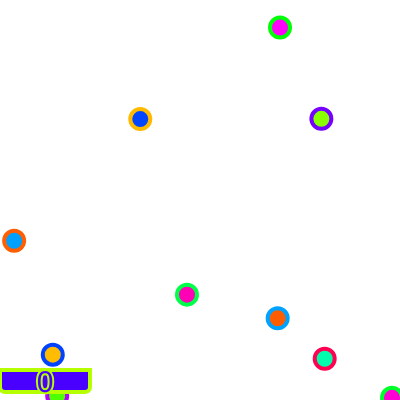
Frame 1 (no input)
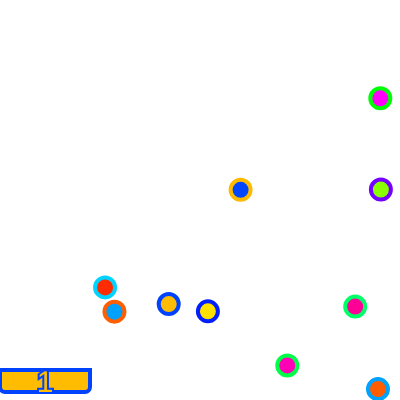
Frame 60 (no input)
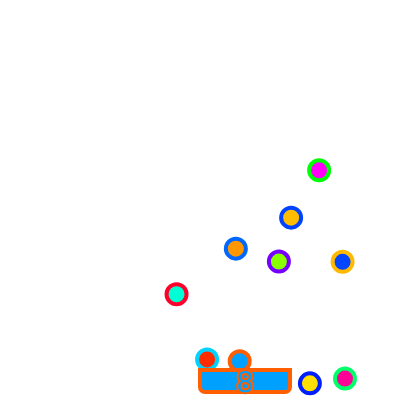
Frame 120 (the mouse pressed at the canvas centre since frame 60)

The p5.js sketch that drew these frames (run headless with seeded random() and noise() and a simulated clock; from frame 60 on, the mouse is pressed at the canvas centre):

// p5.js sketch
// ── sketch.js
// Globals
var padLvl = 370;	// line where paddle starts
var padWidth = 90;	// width of paddle
var padHeight = 22;	// height of paddle
var score = 0;		// obvious
var balls = [];		// array of ball instances
var padStroke;
var padFill;

function getCompliment(c) {
  var midhue = 360/2;
  var h = hue(c);
  if (h <= midhue)
    return (color(h + midhue,100,100));
  else
    return (color(h -= midhue,100,100));
}

//var b = {
class ball {  // Definition of ball state and methods

  constructor () {
    this.init ();
  }

  init () {
    this.xdelta = 1.7;  // change in x per frame 
    this.ydelta = 1.2;  // change in y per frame
    this.xcur = random(width);
    this.ycur = random(width);
    this.fill = color(random(360),100,100);
    this.stroke = getCompliment(this.fill); 
  }

  draw (padx) {
    // draw and move
    fill(this.fill);
    stroke(this.stroke);
    ellipse(this.xcur,this.ycur, 20, 20);
    this.xcur += this.xdelta;
    this.ycur += this.ydelta;

    // Wall bounce
    if (this.xcur < 0 || this.xcur > width) this.xdelta *= -1;
    if (this.ycur < 0) this.ydelta *= -1;

    // Beyond canvas bottom
    if (this.ycur > width) {
      this.init();
    }

    // Paddle bounce
    if (this.ycur > padLvl && this.ycur < padLvl + padHeight/2 && 
	this.xcur >= padx && this.xcur <= padx + padWidth) {
      this.ydelta *= -1;
      this.ydelta *= 1.2;
      this.xdelta *= 1.2;
      score++;
      // push color to pad
      padFill = this.fill;
      padStroke = this.stroke;
    }
  }
  
};

function mouseReleased() {
	padLvl = 370;	// line where paddle starts
	padWidth = 90;	// width of paddle
	padHeight = 22;	// height of paddle
	score = 0;		// obvious
	balls = [];		// array of ball instances
	setup();
}

var maxBalls = 10;

function setup() {
  createCanvas(400, 400);
  background(127);
  strokeWeight(4);

  colorMode(HSB);
  noCursor();

  padFill = color(random(360),100,100);
  padStroke = getCompliment(padFill);

  for (i=0; i<maxBalls; i++) {
    // balls.push(Object.assign({}, b));
    balls.push (new ball());
    balls[i].init();
  }
}

rect_curve = 5

function draw() {
  background(255);

  // balls[0].draw(mouseX);
  // Draw each ball and calculate consequences
  for (i=0; i<maxBalls; i++)
    balls[i].draw(mouseX);

  fill(padFill);
  stroke(padStroke);
  rect(mouseX, padLvl, padWidth, padHeight, 0, 0, rect_curve, rect_curve);  // paddle

  // Score
  textAlign(CENTER);
  textSize(30);
  // fill(255);
  text(score, mouseX + (padWidth / 2), padLvl + padHeight);
}
